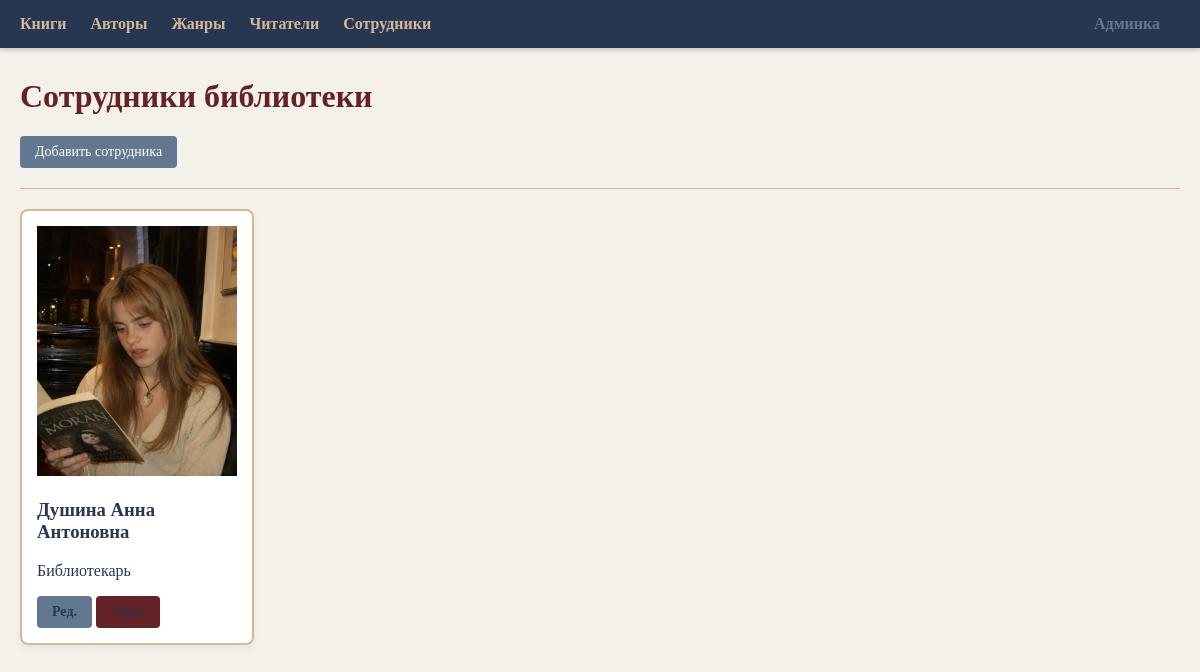
Page /librarians/ on the committed database.
### shop/models.py (models this page shows, shortened)
class Librarian(models.Model):
    name = models.CharField(max_length=100, verbose_name="ФИО Сотрудника")
    position = models.CharField(max_length=100, verbose_name="Должность")
    photo = models.ImageField(upload_to='librarians/', verbose_name="Фото сотрудника", blank=True, null=True)
    class Meta:
        verbose_name = "Сотрудник"
        verbose_name_plural = "Сотрудники"

### shop/views.py (the view)
# urls.py: path('librarians/', views.LibrarianListView.as_view(), name='librarian_list'),
class LibrarianListView(ListView):
    model = Librarian
    template_name = 'shop/librarian_list.html'
    context_object_name = 'librarians'

### shop/templates/shop/librarian_list.html
{% extends 'shop/base.html' %}
{% block content %}
    <h1>Сотрудники библиотеки</h1>
    <a href="{% url 'librarian_create' %}" class="btn">Добавить сотрудника</a>
    <hr>
    <div style="display: flex; flex-wrap: wrap; gap: 20px;">
        {% for lib in librarians %}
            <div class="card" style="width: 200px;">
                {% if lib.photo %}
                    <img src="{{ lib.photo.url }}" alt="{{ lib.name }}" style="width: 100%; height: 250px; object-fit: cover;">
                {% else %}
                    <div style="width: 100%; height: 250px; background: #eee; display: flex; align-items: center; justify-content: center;">Нет фото</div>
                {% endif %}
                <h3><a href="{% url 'librarian_detail' lib.pk %}">{{ lib.name }}</a></h3>
                <p>{{ lib.position }}</p>
                <a href="{% url 'librarian_update' lib.pk %}" class="btn">Ред.</a>
                <a href="{% url 'librarian_delete' lib.pk %}" class="btn btn-danger">Удал.</a>
            </div>
        {% endfor %}
    </div>
{% endblock %}

### shop/templates/shop/base.html (style rules this page uses)
body { font-family: 'Georgia', serif; background-color: #f4f1ea; color: #273751; margin: 0; padding: 0; }
h1, h2, h3 { color: #642226; }
.card { background-color: #ffffff; border: 2px solid #D6B896; padding: 15px; margin-bottom: 15px; border-radius: 8px; box-shadow: 0 4px 6px rgba(0,0,0,0.05); transition: transform 0.2s; }
.card a { color: #273751; text-decoration: none; font-weight: bold; }
.btn { display: inline-block; padding: 8px 15px; background-color: #627890; color: white; text-decoration: none; border-radius: 4px; border: none; cursor: pointer; font-size: 14px; transition: background-color 0.3s; }
.btn-danger { background-color: #642226; }
hr { border: 0; height: 1px; background: #D6B896; margin: 20px 0; }

### rows in the picture
Librarian: photo (picture), name "Душина Анна Антоновна", position "Библиотекарь"
